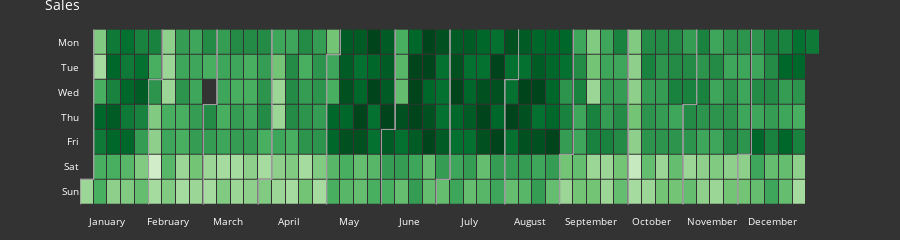

The cell this chart's notebook holds for it:
### Markdown cell above
For example, if we plot out demand by day of the week and month, we can see that weekdays and summer months tend to have higher demand.  Thus we need to include them as confounders.

### Code cell
adft = dft.copy()
adft['C_DATE'] = adft.index
fig = calplot(adft[adft.index.year==2012], x='C_DATE', y='QUANTITY'
              , dark_theme=True
              , title='Sales')
fig.show()

### Figure 1 — Plotly figure (JSON) as saved in the notebook; plotly's stock layout.template omitted (floating-point values rounded to 4 significant figures; data arrays with more than 128 entries replaced by an {"elided": "..."} marker saying what was removed)
{"data": [{"colorscale": [[0, "rgb(247,252,245)"], [0.125, "rgb(229,245,224)"], [0.25, "rgb(199,233,192)"], [0.375, "rgb(161,217,155)"], [0.5, "rgb(116,196,118)"], [0.625, "rgb(65,171,93)"], [0.75, "rgb(35,139,69)"], [0.875, "rgb(0,109,44)"], [1, "rgb(0,68,27)"]], "customdata": {"elided": "1096x2 str values"}, "hovertemplate": "%{customdata[0]} <br>Week=%{x} <br>%{customdata[1]}=%{z}", "name": "2012", "showscale": false, "type": "heatmap", "x": {"elided": "1096 int values"}, "xaxis": "x", "xgap": 1, "y": {"elided": "1096 int values"}, "yaxis": "y", "ygap": 1, "z": {"elided": "1096 int values"}, "zmax": 64, "zmin": 8}, {"hoverinfo": "skip", "line": {"color": "#9e9e9e", "width": 1}, "mode": "lines", "type": "scatter", "x": [-0.5, -0.5], "xaxis": "x", "y": [5.5, 6.5], "yaxis": "y"}, {"hoverinfo": "skip", "line": {"color": "#9e9e9e", "width": 1}, "mode": "lines", "type": "scatter", "x": [-0.5, 0.5], "xaxis": "x", "y": [5.5, 5.5], "yaxis": "y"}, {"hoverinfo": "skip", "line": {"color": "#9e9e9e", "width": 1}, "mode": "lines", "type": "scatter", "x": [0.5, 0.5], "xaxis": "x", "y": [5.5, -0.5], "yaxis": "y"}, {"hoverinfo": "skip", "line": {"color": "#9e9e9e", "width": 1}, "mode": "lines", "type": "scatter", "x": [-0.5, -0.5], "xaxis": "x", "y": [5.5, 6.5], "yaxis": "y"}, {"hoverinfo": "skip", "line": {"color": "#9e9e9e", "width": 1}, "mode": "lines", "type": "scatter", "x": [-0.5, 0.5], "xaxis": "x", "y": [5.5, 5.5], "yaxis": "y"}, {"hoverinfo": "skip", "line": {"color": "#9e9e9e", "width": 1}, "mode": "lines", "type": "scatter", "x": [0.5, 0.5], "xaxis": "x", "y": [5.5, -0.5], "yaxis": "y"}, {"hoverinfo": "skip", "line": {"color": "#9e9e9e", "width": 1}, "mode": "lines", "type": "scatter", "x": [-0.5, -0.5], "xaxis": "x", "y": [5.5, 6.5], "yaxis": "y"}, {"hoverinfo": "skip", "line": {"color": "#9e9e9e", "width": 1}, "mode": "lines", "type": "scatter", "x": [-0.5, 0.5], "xaxis": "x", "y": [5.5, 5.5], "yaxis": "y"}, {"hoverinfo": "skip", "line": {"color": "#9e9e9e", "width": 1}, "mode": "lines", "type": "scatter", "x": [0.5, 0.5], "xaxis": "x", "y": [5.5, -0.5], "yaxis": "y"}, {"hoverinfo": "skip", "line": {"color": "#9e9e9e", "width": 1}, "mode": "lines", "type": "scatter", "x": [4.5, 4.5], "xaxis": "x", "y": [1.5, 6.5], "yaxis": "y"}, {"hoverinfo": "skip", "line": {"color": "#9e9e9e", "width": 1}, "mode": "lines", "type": "scatter", "x": [4.5, 5.5], "xaxis": "x", "y": [1.5, 1.5], "yaxis": "y"}, {"hoverinfo": "skip", "line": {"color": "#9e9e9e", "width": 1}, "mode": "lines", "type": "scatter", "x": [5.5, 5.5], "xaxis": "x", "y": [1.5, -0.5], "yaxis": "y"}, {"hoverinfo": "skip", "line": {"color": "#9e9e9e", "width": 1}, "mode": "lines", "type": "scatter", "x": [4.5, 4.5], "xaxis": "x", "y": [1.5, 6.5], "yaxis": "y"}, {"hoverinfo": "skip", "line": {"color": "#9e9e9e", "width": 1}, "mode": "lines", "type": "scatter", "x": [4.5, 5.5], "xaxis": "x", "y": [1.5, 1.5], "yaxis": "y"}, {"hoverinfo": "skip", "line": {"color": "#9e9e9e", "width": 1}, "mode": "lines", "type": "scatter", "x": [5.5, 5.5], "xaxis": "x", "y": [1.5, -0.5], "yaxis": "y"}, {"hoverinfo": "skip", "line": {"color": "#9e9e9e", "width": 1}, "mode": "lines", "type": "scatter", "x": [4.5, 4.5], "xaxis": "x", "y": [1.5, 6.5], "yaxis": "y"}, {"hoverinfo": "skip", "line": {"color": "#9e9e9e", "width": 1}, "mode": "lines", "type": "scatter", "x": [4.5, 5.5], "xaxis": "x", "y": [1.5, 1.5], "yaxis": "y"}, {"hoverinfo": "skip", "line": {"color": "#9e9e9e", "width": 1}, "mode": "lines", "type": "scatter", "x": [5.5, 5.5], "xaxis": "x", "y": [1.5, -0.5], "yaxis": "y"}, {"hoverinfo": "skip", "line": {"color": "#9e9e9e", "width": 1}, "mode": "lines", "type": "scatter", "x": [8.5, 8.5], "xaxis": "x", "y": [2.5, 6.5], "yaxis": "y"}, {"hoverinfo": "skip", "line": {"color": "#9e9e9e", "width": 1}, "mode": "lines", "type": "scatter", "x": [8.5, 9.5], "xaxis": "x", "y": [2.5, 2.5], "yaxis": "y"}, {"hoverinfo": "skip", "line": {"color": "#9e9e9e", "width": 1}, "mode": "lines", "type": "scatter", "x": [9.5, 9.5], "xaxis": "x", "y": [2.5, -0.5], "yaxis": "y"}, {"hoverinfo": "skip", "line": {"color": "#9e9e9e", "width": 1}, "mode": "lines", "type": "scatter", "x": [8.5, 8.5], "xaxis": "x", "y": [2.5, 6.5], "yaxis": "y"}, {"hoverinfo": "skip", "line": {"color": "#9e9e9e", "width": 1}, "mode": "lines", "type": "scatter", "x": [8.5, 9.5], "xaxis": "x", "y": [2.5, 2.5], "yaxis": "y"}, {"hoverinfo": "skip", "line": {"color": "#9e9e9e", "width": 1}, "mode": "lines", "type": "scatter", "x": [9.5, 9.5], "xaxis": "x", "y": [2.5, -0.5], "yaxis": "y"}, {"hoverinfo": "skip", "line": {"color": "#9e9e9e", "width": 1}, "mode": "lines", "type": "scatter", "x": [8.5, 8.5], "xaxis": "x", "y": [2.5, 6.5], "yaxis": "y"}, {"hoverinfo": "skip", "line": {"color": "#9e9e9e", "width": 1}, "mode": "lines", "type": "scatter", "x": [8.5, 9.5], "xaxis": "x", "y": [2.5, 2.5], "yaxis": "y"}, {"hoverinfo": "skip", "line": {"color": "#9e9e9e", "width": 1}, "mode": "lines", "type": "scatter", "x": [9.5, 9.5], "xaxis": "x", "y": [2.5, -0.5], "yaxis": "y"}, {"hoverinfo": "skip", "line": {"color": "#9e9e9e", "width": 1}, "mode": "lines", "type": "scatter", "x": [12.5, 12.5], "xaxis": "x", "y": [5.5, 6.5], "yaxis": "y"}, {"hoverinfo": "skip", "line": {"color": "#9e9e9e", "width": 1}, "mode": "lines", "type": "scatter", "x": [12.5, 13.5], "xaxis": "x", "y": [5.5, 5.5], "yaxis": "y"}, {"hoverinfo": "skip", "line": {"color": "#9e9e9e", "width": 1}, "mode": "lines", "type": "scatter", "x": [13.5, 13.5], "xaxis": "x", "y": [5.5, -0.5], "yaxis": "y"}, {"hoverinfo": "skip", "line": {"color": "#9e9e9e", "width": 1}, "mode": "lines", "type": "scatter", "x": [12.5, 12.5], "xaxis": "x", "y": [5.5, 6.5], "yaxis": "y"}, {"hoverinfo": "skip", "line": {"color": "#9e9e9e", "width": 1}, "mode": "lines", "type": "scatter", "x": [12.5, 13.5], "xaxis": "x", "y": [5.5, 5.5], "yaxis": "y"}, {"hoverinfo": "skip", "line": {"color": "#9e9e9e", "width": 1}, "mode": "lines", "type": "scatter", "x": [13.5, 13.5], "xaxis": "x", "y": [5.5, -0.5], "yaxis": "y"}, {"hoverinfo": "skip", "line": {"color": "#9e9e9e", "width": 1}, "mode": "lines", "type": "scatter", "x": [12.5, 12.5], "xaxis": "x", "y": [5.5, 6.5], "yaxis": "y"}, {"hoverinfo": "skip", "line": {"color": "#9e9e9e", "width": 1}, "mode": "lines", "type": "scatter", "x": [12.5, 13.5], "xaxis": "x", "y": [5.5, 5.5], "yaxis": "y"}, {"hoverinfo": "skip", "line": {"color": "#9e9e9e", "width": 1}, "mode": "lines", "type": "scatter", "x": [13.5, 13.5], "xaxis": "x", "y": [5.5, -0.5], "yaxis": "y"}, {"hoverinfo": "skip", "line": {"color": "#9e9e9e", "width": 1}, "mode": "lines", "type": "scatter", "x": [17.5, 17.5], "xaxis": "x", "y": [0.5, 6.5], "yaxis": "y"}, {"hoverinfo": "skip", "line": {"color": "#9e9e9e", "width": 1}, "mode": "lines", "type": "scatter", "x": [17.5, 18.5], "xaxis": "x", "y": [0.5, 0.5], "yaxis": "y"}, {"hoverinfo": "skip", "line": {"color": "#9e9e9e", "width": 1}, "mode": "lines", "type": "scatter", "x": [18.5, 18.5], "xaxis": "x", "y": [0.5, -0.5], "yaxis": "y"}, {"hoverinfo": "skip", "line": {"color": "#9e9e9e", "width": 1}, "mode": "lines", "type": "scatter", "x": [17.5, 17.5], "xaxis": "x", "y": [0.5, 6.5], "yaxis": "y"}, {"hoverinfo": "skip", "line": {"color": "#9e9e9e", "width": 1}, "mode": "lines", "type": "scatter", "x": [17.5, 18.5], "xaxis": "x", "y": [0.5, 0.5], "yaxis": "y"}, {"hoverinfo": "skip", "line": {"color": "#9e9e9e", "width": 1}, "mode": "lines", "type": "scatter", "x": [18.5, 18.5], "xaxis": "x", "y": [0.5, -0.5], "yaxis": "y"}, {"hoverinfo": "skip", "line": {"color": "#9e9e9e", "width": 1}, "mode": "lines", "type": "scatter", "x": [17.5, 17.5], "xaxis": "x", "y": [0.5, 6.5], "yaxis": "y"}, {"hoverinfo": "skip", "line": {"color": "#9e9e9e", "width": 1}, "mode": "lines", "type": "scatter", "x": [17.5, 18.5], "xaxis": "x", "y": [0.5, 0.5], "yaxis": "y"}, {"hoverinfo": "skip", "line": {"color": "#9e9e9e", "width": 1}, "mode": "lines", "type": "scatter", "x": [18.5, 18.5], "xaxis": "x", "y": [0.5, -0.5], "yaxis": "y"}, {"hoverinfo": "skip", "line": {"color": "#9e9e9e", "width": 1}, "mode": "lines", "type": "scatter", "x": [21.5, 21.5], "xaxis": "x", "y": [3.5, 6.5], "yaxis": "y"}, {"hoverinfo": "skip", "line": {"color": "#9e9e9e", "width": 1}, "mode": "lines", "type": "scatter", "x": [21.5, 22.5], "xaxis": "x", "y": [3.5, 3.5], "yaxis": "y"}, {"hoverinfo": "skip", "line": {"color": "#9e9e9e", "width": 1}, "mode": "lines", "type": "scatter", "x": [22.5, 22.5], "xaxis": "x", "y": [3.5, -0.5], "yaxis": "y"}, {"hoverinfo": "skip", "line": {"color": "#9e9e9e", "width": 1}, "mode": "lines", "type": "scatter", "x": [21.5, 21.5], "xaxis": "x", "y": [3.5, 6.5], "yaxis": "y"}, {"hoverinfo": "skip", "line": {"color": "#9e9e9e", "width": 1}, "mode": "lines", "type": "scatter", "x": [21.5, 22.5], "xaxis": "x", "y": [3.5, 3.5], "yaxis": "y"}, {"hoverinfo": "skip", "line": {"color": "#9e9e9e", "width": 1}, "mode": "lines", "type": "scatter", "x": [22.5, 22.5], "xaxis": "x", "y": [3.5, -0.5], "yaxis": "y"}, {"hoverinfo": "skip", "line": {"color": "#9e9e9e", "width": 1}, "mode": "lines", "type": "scatter", "x": [21.5, 21.5], "xaxis": "x", "y": [3.5, 6.5], "yaxis": "y"}, {"hoverinfo": "skip", "line": {"color": "#9e9e9e", "width": 1}, "mode": "lines", "type": "scatter", "x": [21.5, 22.5], "xaxis": "x", "y": [3.5, 3.5], "yaxis": "y"}, {"hoverinfo": "skip", "line": {"color": "#9e9e9e", "width": 1}, "mode": "lines", "type": "scatter", "x": [22.5, 22.5], "xaxis": "x", "y": [3.5, -0.5], "yaxis": "y"}, {"hoverinfo": "skip", "line": {"color": "#9e9e9e", "width": 1}, "mode": "lines", "type": "scatter", "x": [25.5, 25.5], "xaxis": "x", "y": [5.5, 6.5], "yaxis": "y"}, {"hoverinfo": "skip", "line": {"color": "#9e9e9e", "width": 1}, "mode": "lines", "type": "scatter", "x": [25.5, 26.5], "xaxis": "x", "y": [5.5, 5.5], "yaxis": "y"}, {"hoverinfo": "skip", "line": {"color": "#9e9e9e", "width": 1}, "mode": "lines", "type": "scatter", "x": [26.5, 26.5], "xaxis": "x", "y": [5.5, -0.5], "yaxis": "y"}, {"hoverinfo": "skip", "line": {"color": "#9e9e9e", "width": 1}, "mode": "lines", "type": "scatter", "x": [25.5, 25.5], "xaxis": "x", "y": [5.5, 6.5], "yaxis": "y"}, {"hoverinfo": "skip", "line": {"color": "#9e9e9e", "width": 1}, "mode": "lines", "type": "scatter", "x": [25.5, 26.5], "xaxis": "x", "y": [5.5, 5.5], "yaxis": "y"}, {"hoverinfo": "skip", "line": {"color": "#9e9e9e", "width": 1}, "mode": "lines", "type": "scatter", "x": [26.5, 26.5], "xaxis": "x", "y": [5.5, -0.5], "yaxis": "y"}, {"hoverinfo": "skip", "line": {"color": "#9e9e9e", "width": 1}, "mode": "lines", "type": "scatter", "x": [25.5, 25.5], "xaxis": "x", "y": [5.5, 6.5], "yaxis": "y"}, {"hoverinfo": "skip", "line": {"color": "#9e9e9e", "width": 1}, "mode": "lines", "type": "scatter", "x": [25.5, 26.5], "xaxis": "x", "y": [5.5, 5.5], "yaxis": "y"}, {"hoverinfo": "skip", "line": {"color": "#9e9e9e", "width": 1}, "mode": "lines", "type": "scatter", "x": [26.5, 26.5], "xaxis": "x", "y": [5.5, -0.5], "yaxis": "y"}, {"hoverinfo": "skip", "line": {"color": "#9e9e9e", "width": 1}, "mode": "lines", "type": "scatter", "x": [30.5, 30.5], "xaxis": "x", "y": [1.5, 6.5], "yaxis": "y"}, {"hoverinfo": "skip", "line": {"color": "#9e9e9e", "width": 1}, "mode": "lines", "type": "scatter", "x": [30.5, 31.5], "xaxis": "x", "y": [1.5, 1.5], "yaxis": "y"}, {"hoverinfo": "skip", "line": {"color": "#9e9e9e", "width": 1}, "mode": "lines", "type": "scatter", "x": [31.5, 31.5], "xaxis": "x", "y": [1.5, -0.5], "yaxis": "y"}, {"hoverinfo": "skip", "line": {"color": "#9e9e9e", "width": 1}, "mode": "lines", "type": "scatter", "x": [30.5, 30.5], "xaxis": "x", "y": [1.5, 6.5], "yaxis": "y"}, {"hoverinfo": "skip", "line": {"color": "#9e9e9e", "width": 1}, "mode": "lines", "type": "scatter", "x": [30.5, 31.5], "xaxis": "x", "y": [1.5, 1.5], "yaxis": "y"}, {"hoverinfo": "skip", "line": {"color": "#9e9e9e", "width": 1}, "mode": "lines", "type": "scatter", "x": [31.5, 31.5], "xaxis": "x", "y": [1.5, -0.5], "yaxis": "y"}, {"hoverinfo": "skip", "line": {"color": "#9e9e9e", "width": 1}, "mode": "lines", "type": "scatter", "x": [30.5, 30.5], "xaxis": "x", "y": [1.5, 6.5], "yaxis": "y"}, {"hoverinfo": "skip", "line": {"color": "#9e9e9e", "width": 1}, "mode": "lines", "type": "scatter", "x": [30.5, 31.5], "xaxis": "x", "y": [1.5, 1.5], "yaxis": "y"}, {"hoverinfo": "skip", "line": {"color": "#9e9e9e", "width": 1}, "mode": "lines", "type": "scatter", "x": [31.5, 31.5], "xaxis": "x", "y": [1.5, -0.5], "yaxis": "y"}, {"hoverinfo": "skip", "line": {"color": "#9e9e9e", "width": 1}, "mode": "lines", "type": "scatter", "x": [34.5, 34.5], "xaxis": "x", "y": [4.5, 6.5], "yaxis": "y"}, {"hoverinfo": "skip", "line": {"color": "#9e9e9e", "width": 1}, "mode": "lines", "type": "scatter", "x": [34.5, 35.5], "xaxis": "x", "y": [4.5, 4.5], "yaxis": "y"}, {"hoverinfo": "skip", "line": {"color": "#9e9e9e", "width": 1}, "mode": "lines", "type": "scatter", "x": [35.5, 35.5], "xaxis": "x", "y": [4.5, -0.5], "yaxis": "y"}, {"hoverinfo": "skip", "line": {"color": "#9e9e9e", "width": 1}, "mode": "lines", "type": "scatter", "x": [34.5, 34.5], "xaxis": "x", "y": [4.5, 6.5], "yaxis": "y"}, {"hoverinfo": "skip", "line": {"color": "#9e9e9e", "width": 1}, "mode": "lines", "type": "scatter", "x": [34.5, 35.5], "xaxis": "x", "y": [4.5, 4.5], "yaxis": "y"}, {"hoverinfo": "skip", "line": {"color": "#9e9e9e", "width": 1}, "mode": "lines", "type": "scatter", "x": [35.5, 35.5], "xaxis": "x", "y": [4.5, -0.5], "yaxis": "y"}, {"hoverinfo": "skip", "line": {"color": "#9e9e9e", "width": 1}, "mode": "lines", "type": "scatter", "x": [34.5, 34.5], "xaxis": "x", "y": [4.5, 6.5], "yaxis": "y"}, {"hoverinfo": "skip", "line": {"color": "#9e9e9e", "width": 1}, "mode": "lines", "type": "scatter", "x": [34.5, 35.5], "xaxis": "x", "y": [4.5, 4.5], "yaxis": "y"}, {"hoverinfo": "skip", "line": {"color": "#9e9e9e", "width": 1}, "mode": "lines", "type": "scatter", "x": [35.5, 35.5], "xaxis": "x", "y": [4.5, -0.5], "yaxis": "y"}, {"hoverinfo": "skip", "line": {"color": "#9e9e9e", "width": 1}, "mode": "lines", "type": "scatter", "x": [39.5, 39.5], "xaxis": "x", "y": [-0.5, 6.5], "yaxis": "y"}, {"hoverinfo": "skip", "line": {"color": "#9e9e9e", "width": 1}, "mode": "lines", "type": "scatter", "x": [39.5, 39.5], "xaxis": "x", "y": [-0.5, 6.5], "yaxis": "y"}, {"hoverinfo": "skip", "line": {"color": "#9e9e9e", "width": 1}, "mode": "lines", "type": "scatter", "x": [39.5, 39.5], "xaxis": "x", "y": [-0.5, 6.5], "yaxis": "y"}, {"hoverinfo": "skip", "line": {"color": "#9e9e9e", "width": 1}, "mode": "lines", "type": "scatter", "x": [43.5, 43.5], "xaxis": "x", "y": [2.5, 6.5], "yaxis": "y"}, {"hoverinfo": "skip", "line": {"color": "#9e9e9e", "width": 1}, "mode": "lines", "type": "scatter", "x": [43.5, 44.5], "xaxis": "x", "y": [2.5, 2.5], "yaxis": "y"}, {"hoverinfo": "skip", "line": {"color": "#9e9e9e", "width": 1}, "mode": "lines", "type": "scatter", "x": [44.5, 44.5], "xaxis": "x", "y": [2.5, -0.5], "yaxis": "y"}, {"hoverinfo": "skip", "line": {"color": "#9e9e9e", "width": 1}, "mode": "lines", "type": "scatter", "x": [43.5, 43.5], "xaxis": "x", "y": [2.5, 6.5], "yaxis": "y"}, {"hoverinfo": "skip", "line": {"color": "#9e9e9e", "width": 1}, "mode": "lines", "type": "scatter", "x": [43.5, 44.5], "xaxis": "x", "y": [2.5, 2.5], "yaxis": "y"}, {"hoverinfo": "skip", "line": {"color": "#9e9e9e", "width": 1}, "mode": "lines", "type": "scatter", "x": [44.5, 44.5], "xaxis": "x", "y": [2.5, -0.5], "yaxis": "y"}, {"hoverinfo": "skip", "line": {"color": "#9e9e9e", "width": 1}, "mode": "lines", "type": "scatter", "x": [43.5, 43.5], "xaxis": "x", "y": [2.5, 6.5], "yaxis": "y"}, {"hoverinfo": "skip", "line": {"color": "#9e9e9e", "width": 1}, "mode": "lines", "type": "scatter", "x": [43.5, 44.5], "xaxis": "x", "y": [2.5, 2.5], "yaxis": "y"}, {"hoverinfo": "skip", "line": {"color": "#9e9e9e", "width": 1}, "mode": "lines", "type": "scatter", "x": [44.5, 44.5], "xaxis": "x", "y": [2.5, -0.5], "yaxis": "y"}, {"hoverinfo": "skip", "line": {"color": "#9e9e9e", "width": 1}, "mode": "lines", "type": "scatter", "x": [47.5, 47.5], "xaxis": "x", "y": [4.5, 6.5], "yaxis": "y"}, {"hoverinfo": "skip", "line": {"color": "#9e9e9e", "width": 1}, "mode": "lines", "type": "scatter", "x": [47.5, 48.5], "xaxis": "x", "y": [4.5, 4.5], "yaxis": "y"}, {"hoverinfo": "skip", "line": {"color": "#9e9e9e", "width": 1}, "mode": "lines", "type": "scatter", "x": [48.5, 48.5], "xaxis": "x", "y": [4.5, -0.5], "yaxis": "y"}, {"hoverinfo": "skip", "line": {"color": "#9e9e9e", "width": 1}, "mode": "lines", "type": "scatter", "x": [47.5, 47.5], "xaxis": "x", "y": [4.5, 6.5], "yaxis": "y"}, {"hoverinfo": "skip", "line": {"color": "#9e9e9e", "width": 1}, "mode": "lines", "type": "scatter", "x": [47.5, 48.5], "xaxis": "x", "y": [4.5, 4.5], "yaxis": "y"}, {"hoverinfo": "skip", "line": {"color": "#9e9e9e", "width": 1}, "mode": "lines", "type": "scatter", "x": [48.5, 48.5], "xaxis": "x", "y": [4.5, -0.5], "yaxis": "y"}, {"hoverinfo": "skip", "line": {"color": "#9e9e9e", "width": 1}, "mode": "lines", "type": "scatter", "x": [47.5, 47.5], "xaxis": "x", "y": [4.5, 6.5], "yaxis": "y"}, {"hoverinfo": "skip", "line": {"color": "#9e9e9e", "width": 1}, "mode": "lines", "type": "scatter", "x": [47.5, 48.5], "xaxis": "x", "y": [4.5, 4.5], "yaxis": "y"}, {"hoverinfo": "skip", "line": {"color": "#9e9e9e", "width": 1}, "mode": "lines", "type": "scatter", "x": [48.5, 48.5], "xaxis": "x", "y": [4.5, -0.5], "yaxis": "y"}], "layout": {"font": {"color": "#fff", "size": 10}, "height": 150, "margin": {"b": 20, "t": 20}, "paper_bgcolor": "#333", "plot_bgcolor": "#333", "showlegend": false, "title": {"text": "Sales"}, "xaxis": {"anchor": "y", "domain": [0, 1], "showgrid": false, "showline": false, "tickmode": "array", "ticktext": ["January", "February", "March", "April", "May", "June", "July", "August", "September", "October", "November", "December"], "tickvals": [1.5, 5.909, 10.32, 14.73, 19.14, 23.55, 27.95, 32.36, 36.77, 41.18, 45.59, 50], "zeroline": false}, "yaxis": {"anchor": "x", "autorange": "reversed", "domain": [0, 1], "showgrid": false, "showline": false, "tickmode": "array", "ticktext": ["Mon", "Tue", "Wed", "Thu", "Fri", "Sat", "Sun"], "tickvals": [0, 1, 2, 3, 4, 5, 6], "zeroline": false}}}
